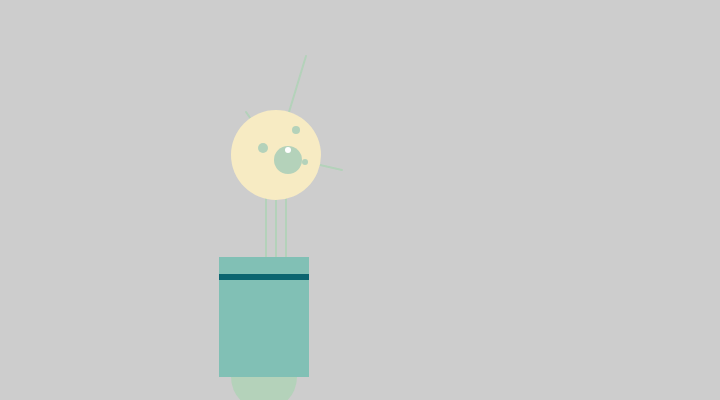
Frame 1 (no input)
Frame 60 (no input): identical to frame 1, image omitted
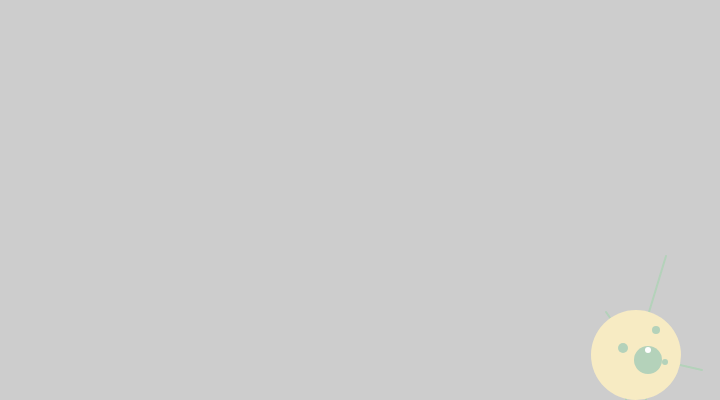
Frame 120 (the mouse pressed at the canvas centre since frame 60)

The p5.js sketch that drew these frames (run headless with seeded random() and noise() and a simulated clock; from frame 60 on, the mouse is pressed at the canvas centre):

// p5.js sketch
// ── sketch.js
function setup() {
  createCanvas(720,400); // sets dimensions of canvas
  smooth(); // draws shapes with smooth edges
  strokeWeight(2); // sets thickness of lines to 2
}
  
  function draw() { 
    background(205); // when background is present there is a gray background and robot follows the mouse 
    // when background is removed it creates copy after copy of the robot as you move the mouse 
    translate(mouseX,mouseY);
    
  // Neck
  stroke(180,210,186); // outline of shape // changed color of all lines
  line(266, 257, 266, 162); // draws the first line of the neck 
  line(276, 257, 276, 162); // draws the second line of the neck 
  line(286, 257, 286, 162); // draws the third line of the neck 
  
  //Antennae
  line(276, 155, 246, 112); // draws the left most line 
  line(276, 155, 306, 56); // draws the center line
  line(276, 155, 342, 170); // draws the right most line 
  
  //Body
  noStroke (); // no outline of shape
  fill(180,210,186); // fills shape with color
  ellipse(264,377,66,66); // draws bottom of robot
  fill(129,192,181); // fills shape with color
  rect(219,257,90,120); // creates the larger rectangle
  fill(11,101,112); // fills shape with color
  rect(219, 274, 90, 6); // creates the smaller rectangle 
  
  // Head
  fill(247,235,195);// fills shape with color // color changed
  ellipse(276, 155, 90, 90); // creates the main part of the head
  fill(180,210,186); // fills shape with color // color changed 
  ellipse(288,160, 28, 28); // creates the white part of the eye 
  fill(255); // fills shape with color
  ellipse(288, 150, 6, 6); // creates the pupil of the eye 
  fill(180,210,186); // fills shape with color // color changed 
  ellipse(263, 148, 10, 10); // left most gray circle 
  ellipse(296, 130, 8, 8); // middle circle
  ellipse(305, 162, 6, 6); // right circle
}
